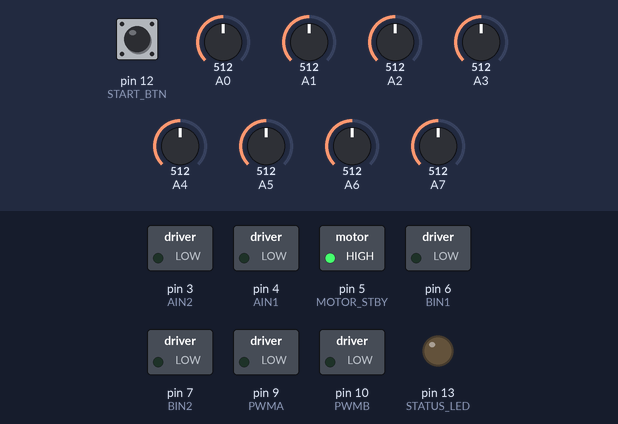
Bench run of a sketch on a simulated Arduino Uno, built with avr-gcc and run on an emulated ATmega328P. Parts: switched loads named in the sketch (green lamp = pin HIGH), output pins drawn as LEDs (lit = HIGH). The test bench sets the inputs (shaded band); at power-on: pin 12 (START_BTN) HIGH, A3 = 512, A6 = 512, A0 = 512, A1 = 512, A2 = 512, A4 = 512, A5 = 512, A7 = 512.

Above: at 1.4 s.
1.5 s: pin 12 (START_BTN) pulled LOW for 0.15 s
At 3.3 s:
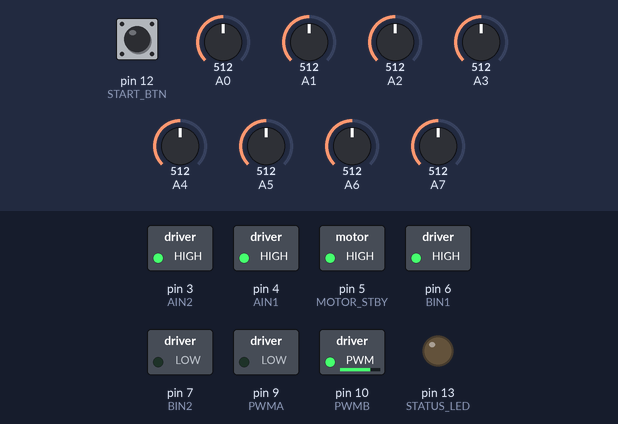
4.0 s: A3 set to 674
5.5 s: A3 set to 701
At 6.2 s:
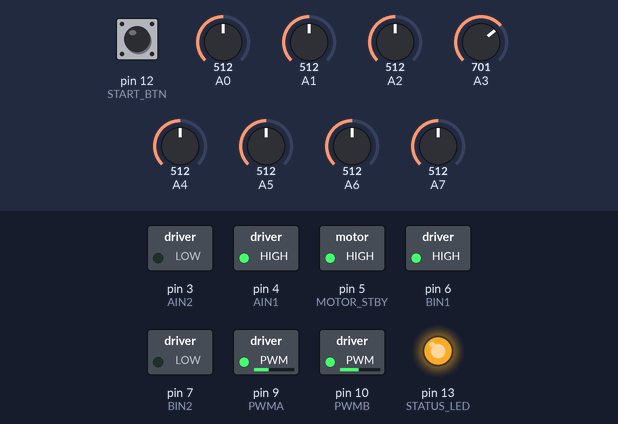
7.0 s: A6 set to 689
8.5 s: A6 set to 715
At 9.0 s:
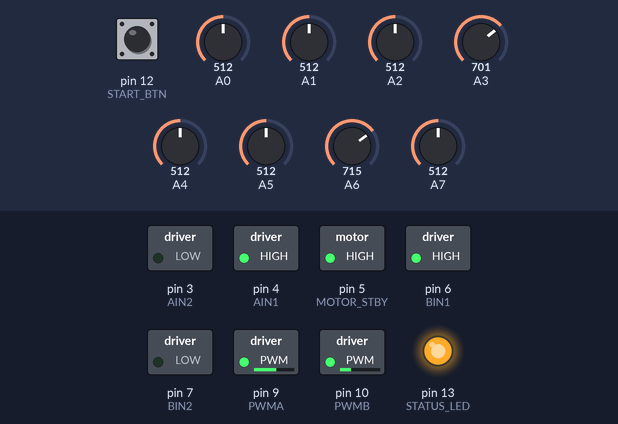
10.0 s: A0 set to 992
At 11.3 s:
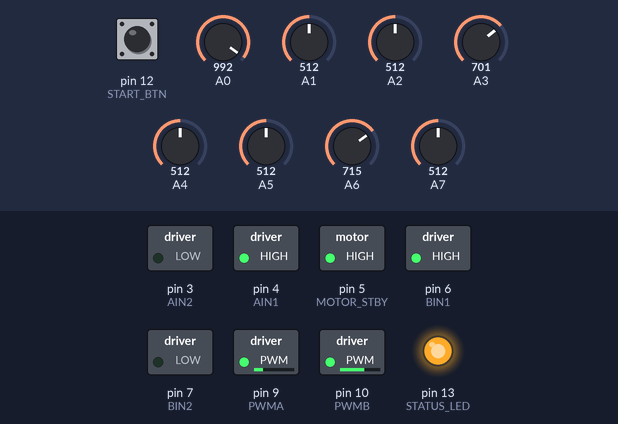
Timing chart, 0 to 12.5 s (numbered marks = the images above; inputs shaded):
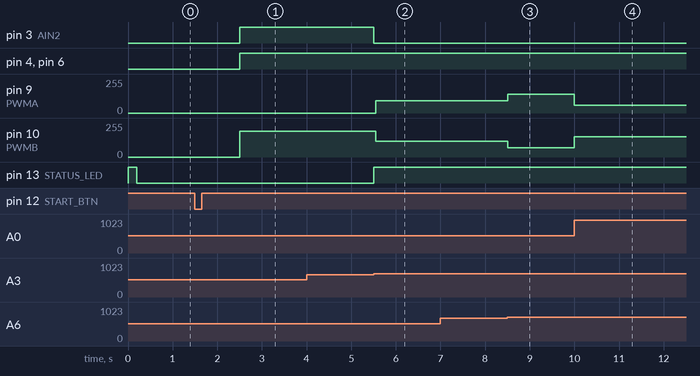

Measured:
- the behaviour switches between 685 and 686 on A3 (found by bisection; images 1 and 2)
- the behaviour switches between 696 and 697 on A6 (found by bisection; images 2 and 3)
- after the input at 1.5 s, pin 3 (AIN2), pin 4 (AIN1), pin 6 (BIN1): LOW → HIGH after 1.0 s; pin 10 (PWMB): 0/255 → 192/255 after 1.0 s
- after the input at 4.0 s, every drawn part: stays the same
- after the input at 5.5 s, pin 3 (AIN2): HIGH → LOW at once; pin 9 (PWMA): 0/255 → 93/255 after 0.05 s; pin 10 (PWMB): 192/255 → 117/255 after 0.05 s; pin 13 (STATUS_LED): LOW → HIGH at once
- after the input at 7.0 s, every drawn part: stays the same
- after the input at 8.5 s, pin 9 (PWMA): 93/255 → 141/255 at once; pin 10 (PWMB): 117/255 → 69/255 at once
- after the input at 10.0 s, pin 9 (PWMA): 141/255 → 57/255 at once; pin 10 (PWMB): 69/255 → 153/255 at once

The sketch:

VectorDrive.ino
```cpp
 #ifndef cbi
#define cbi(sfr, bit) (_SFR_BYTE(sfr) &= ~_BV(bit))
#endif
#ifndef sbi
#define sbi(sfr, bit) (_SFR_BYTE(sfr) |= _BV(bit))
#endif

// ========== ⚡ PRESET CALIBRATION MODE ⚡ ==========
const bool USE_PRESET_CALIBRATION = true;

// ========== 📝 CALIBRATION VALUES 📝 ==========
const int PRESET_MIN_VALUES[8] = {580, 551, 511, 406, 523, 496, 426, 564};
const int PRESET_MAX_VALUES[8] = {957, 972, 970, 963, 969, 966, 965, 979};

// ========== ⚡ VOLTAGE COMPENSATION SETTINGS ⚡ ==========
const float x = 11.7;
const float REFERENCE_VOLTAGE = 4.05;
const float CURRENT_BATTERY_VOLTAGE = x/3;
const float VOLTAGE_MULTIPLIER = CURRENT_BATTERY_VOLTAGE / REFERENCE_VOLTAGE;

// ========== PIN DEFINITIONS ==========
#define AIN1 4
#define AIN2 3
#define BIN1 6
#define BIN2 7
#define PWMA 9
#define PWMB 10
#define MOTOR_STBY 5

#define CALIBRATE_BTN 11
#define START_BTN 12
#define STATUS_LED 13

// ========== CONFIGURATION ==========
const bool IS_BLACK_LINE = true;
const uint8_t NUM_SENSORS = 8;

// ========== PID PARAMETERS ==========
float Kp = 12.0;
float Kd = 15.0;
float Ki = 0.0;

// ========== BASE SPEED SETTINGS ==========
const int BASE_MAX_SPEED = 110;
const int BASE_MIN_SPEED = 40;
const int BASE_TURN_SPEED = 200;

// ========== COMPENSATED SPEEDS ==========
const int MAX_SPEED = (int)(BASE_MAX_SPEED * VOLTAGE_MULTIPLIER);
const int MIN_SPEED = (int)(BASE_MIN_SPEED * VOLTAGE_MULTIPLIER);
const int TURN_SPEED = (int)(BASE_TURN_SPEED * VOLTAGE_MULTIPLIER);

// ========== SENSOR CONFIGURATION ==========
const int8_t sensorWeight[NUM_SENSORS] = {20, 8, 2, 1, -1, -2, -8, -20};

// ========== GLOBAL VARIABLES ==========
int P, D, I;
int previousError = 0;
int PIDvalue = 0;
int lastPIDvalue = 0;
double error = 0;
double lastError = 0;

int leftSpeed, rightSpeed;
int currentSpeed = MIN_SPEED;

int minValues[NUM_SENSORS];
int maxValues[NUM_SENSORS];
int threshold[NUM_SENSORS];
int sensorValue[NUM_SENSORS];
bool sensorArray[NUM_SENSORS];

bool onLine = false;
int activeSensors = 0;

// ========== SETUP ==========
void setup() {
  sbi(ADCSRA, ADPS2);
  cbi(ADCSRA, ADPS1);
  cbi(ADCSRA, ADPS0);

  pinMode(AIN1, OUTPUT);
  pinMode(AIN2, OUTPUT);
  pinMode(BIN1, OUTPUT);
  pinMode(BIN2, OUTPUT);
  pinMode(PWMA, OUTPUT);
  pinMode(PWMB, OUTPUT);
  pinMode(MOTOR_STBY, OUTPUT);
  digitalWrite(MOTOR_STBY, HIGH);

  pinMode(CALIBRATE_BTN, INPUT_PULLUP);
  pinMode(START_BTN, INPUT_PULLUP);
  pinMode(STATUS_LED, OUTPUT);

  // Low battery warning
  if (CURRENT_BATTERY_VOLTAGE < 3.3) {
    for (int i = 0; i < 5; i++) {
      digitalWrite(STATUS_LED, HIGH);
      delay(200);
      digitalWrite(STATUS_LED, LOW);
      delay(200);
    }
  }

  if (USE_PRESET_CALIBRATION) {
    for (int i = 0; i < NUM_SENSORS; i++) {
      minValues[i] = PRESET_MIN_VALUES[i];
      maxValues[i] = PRESET_MAX_VALUES[i];
      threshold[i] = (minValues[i] + maxValues[i]) / 2;
    }
    // Blink once to show ready
    digitalWrite(STATUS_LED, HIGH);
    delay(200);
    digitalWrite(STATUS_LED, LOW);
  }
}

// ========== MAIN LOOP ==========
void loop() {
  if (!USE_PRESET_CALIBRATION) {
    // Wait for calibration button
    while (digitalRead(CALIBRATE_BTN)) {
      delay(10);
    }
    delay(1000);

    digitalWrite(STATUS_LED, HIGH); // LED ON during calibration
    calibrateSensors();
    digitalWrite(STATUS_LED, LOW);  // LED OFF when done

    // Removed Serial printing of values
  }

  // Wait for start button
  while (digitalRead(START_BTN)) {
    delay(10);
  }
  delay(1000);

  currentSpeed = MIN_SPEED;
  previousError = 0;
  lastError = 0;
  lastPIDvalue = 0;
  I = 0;

  while (true) {
    readLineSensors();

    if (onLine) {
      // Only accelerate if error is small (straight line)
      if (abs(error) < 5 && currentSpeed < MAX_SPEED) {
        currentSpeed++;
      } else if (abs(error) > 10 && currentSpeed > MIN_SPEED) {
        currentSpeed -= 2; // Decelerate on curves
      }

      followLine();
      digitalWrite(STATUS_LED, HIGH);
    } else {
      // Immediately reduce speed when line is lost
      currentSpeed = MIN_SPEED;
      recoverLine();
      digitalWrite(STATUS_LED, LOW);
    }
  }
}

// ========== LINE FOLLOWING ==========
void followLine() {
  error = 0;
  activeSensors = 0;

  for (int i = 0; i < NUM_SENSORS; i++) {
    if (sensorArray[i]) {
      error += sensorWeight[i];
      activeSensors++;
    }
  }

  if (activeSensors > 0) {
    error = error / activeSensors;
  }

  // Boost PID response for extreme errors (sharp turns)
  float adaptiveKp = Kp;
  float adaptiveKd = Kd;

  if (abs(error) > 10) {  // Sharp turn detected
    adaptiveKp = Kp * 1.5;  // Increase proportional gain
    adaptiveKd = Kd * 1.5;  // Increase derivative gain
    currentSpeed = MIN_SPEED + 10; // Force slowdown
  }

  P = error;
  I = I + error;
  D = error - previousError;
  PIDvalue = (adaptiveKp * P) + (Ki * I) + (adaptiveKd * D);
  previousError = error;

  lastError = error;
  lastPIDvalue = PIDvalue;

  leftSpeed = currentSpeed + PIDvalue;
  rightSpeed = currentSpeed - PIDvalue;

  leftSpeed = constrain(leftSpeed, 0, 255);
  rightSpeed = constrain(rightSpeed, 0, 255);

  motor2run(leftSpeed);
  motor1run(rightSpeed);
}

// ========== RECOVERY (STRICTLY LAST KNOWN DIRECTION) ==========
void recoverLine() {
  // If line was last seen on the LEFT (lastError > 0)
  if (lastError > 0) {
    motor1run(0);          // Right motor OFF
    motor2run(TURN_SPEED); // Left motor TURN
  }
  // If line was last seen on the RIGHT (lastError < 0)
  else if (lastError < 0) {
    motor1run(TURN_SPEED); // Right motor TURN
    motor2run(0);          // Left motor OFF
  }
  else {
    motor1run(0);
    motor2run(TURN_SPEED);
  }
}

// ========== SENSOR FUNCTIONS ==========
void calibrateSensors() {
  for (int i = 0; i < NUM_SENSORS; i++) {
    minValues[i] = analogRead(i);
    maxValues[i] = analogRead(i);
  }

  unsigned long calibStart = millis();
  while (millis() - calibStart < 3000) {
    motor1run(70);
    motor2run(-70);

    for (int i = 0; i < NUM_SENSORS; i++) {
      int reading = analogRead(i);
      if (reading < minValues[i]) minValues[i] = reading;
      if (reading > maxValues[i]) maxValues[i] = reading;
    }
  }

  motor1run(0);
  motor2run(0);

  for (int i = 0; i < NUM_SENSORS; i++) {
    threshold[i] = (minValues[i] + maxValues[i]) / 2;
  }
}

void readLineSensors() {
  onLine = false;

  for (int i = 0; i < NUM_SENSORS; i++) {
    int rawValue = analogRead(i);

    if (IS_BLACK_LINE) {
      sensorValue[i] = map(rawValue, minValues[i], maxValues[i], 0, 1000);
    } else {
      sensorValue[i] = map(rawValue, minValues[i], maxValues[i], 1000, 0);
    }

    sensorValue[i] = constrain(sensorValue[i], 0, 1000);
    sensorArray[i] = (sensorValue[i] > 500);

    if (sensorArray[i]) {
      onLine = true;
    }
  }
}

// ========== MOTOR CONTROL ==========
void motor1run(int motorSpeed) {
  motorSpeed = constrain(motorSpeed, -255, 255);

  if (motorSpeed > 0) {
    digitalWrite(AIN1, HIGH);
    digitalWrite(AIN2, LOW);
    analogWrite(PWMA, motorSpeed);
  } else if (motorSpeed < 0) {
    digitalWrite(AIN1, LOW);
    digitalWrite(AIN2, HIGH);
    analogWrite(PWMA, abs(motorSpeed));
  } else {
    digitalWrite(AIN1, HIGH);
    digitalWrite(AIN2, HIGH);
    analogWrite(PWMA, 0);
  }
}

void motor2run(int motorSpeed) {
  motorSpeed = constrain(motorSpeed, -255, 255);

  if (motorSpeed > 0) {
    digitalWrite(BIN1, HIGH);
    digitalWrite(BIN2, LOW);
    analogWrite(PWMB, motorSpeed);
  } else if (motorSpeed < 0) {
    digitalWrite(BIN1, LOW);
    digitalWrite(BIN2, HIGH);
    analogWrite(PWMB, abs(motorSpeed));
  } else {
    digitalWrite(BIN1, HIGH);
    digitalWrite(BIN2, HIGH);
    analogWrite(PWMB, 0);
  }
}
```
